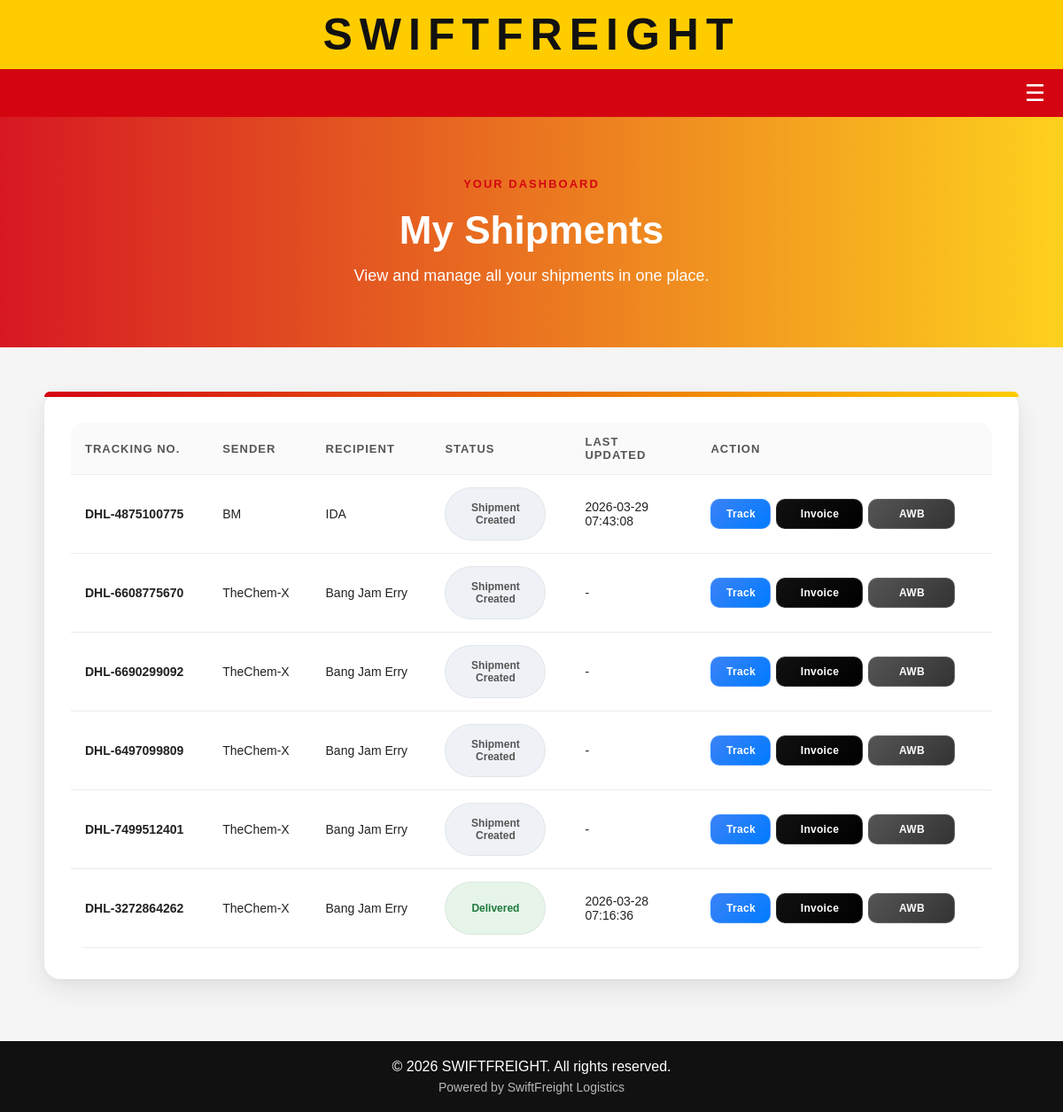
Page /my-shipments (signed in) on the committed database.
### tables this page shows
CREATE TABLE bookings (
            id INTEGER PRIMARY KEY AUTOINCREMENT,
            sender_name TEXT NOT NULL,
            sender_phone TEXT NOT NULL,
            recipient_name TEXT NOT NULL,
            recipient_phone TEXT NOT NULL,
            address TEXT NOT NULL,
            weight REAL NOT NULL,
            dimensions TEXT NOT NULL,
            service_type TEXT NOT NULL,
            tracking_number TEXT NOT NULL
        , status TEXT DEFAULT 'Shipment Created', current_location TEXT DEFAULT 'Pending Pickup', updated_at TEXT DEFAULT '', email TEXT);

### app.py (the view)
@app.route("/my-shipments")
def my_shipments():
    if not session.get("user_logged_in"):
        return redirect(url_for("user_login"))
    user_email = session.get("user_email", "").strip().lower()
    conn = sqlite3.connect("shipping.db")
    c = conn.cursor()
    c.execute("""
        SELECT tracking_number, sender_name, recipient_name, status, updated_at
        FROM bookings
        WHERE LOWER(TRIM(COALESCE(email, ''))) = ?
        ORDER BY id DESC
    """, (user_email,))
    shipments = c.fetchall()
    conn.close()
    return render_template(
        "my_shipments.html",
        shipments=shipments,
        title=read_text_file("settings.txt", "SWIFTFREIGHT")
    )

### app.py (called while the page is built)
def read_text_file(filename, default_value):
    try:
        with open(filename, "r", encoding="utf-8") as f:
            return f.read().strip()
    except:
        return default_value

### templates/my_shipments.html (shortened to what this page needs)
<!DOCTYPE html>
<html>
<head>
    <link rel="stylesheet" href="{{ url_for('static', filename='style.css') }}">
    <link rel="stylesheet" href="https://cdnjs.cloudflare.com/ajax/libs/font-awesome/6.5.0/css/all.min.css">
</head>
<body>
<header class="top-header">
    <div class="header-inner">
        <div class="title-wrap">
            <h1>{{ title if title else 'SWIFTFREIGHT' }}</h1>
        </div>
        <div class="header-space"></div>
    </div>
</header>
<nav class="top-nav">
    <div class="nav-right">
        <div class="hamburger" onclick="toggleMenu()">☰</div>
    </div>
</nav>
<section class="booking-hero">
    <div class="booking-hero-overlay">
        <div class="booking-hero-content">
            <span class="section-tag">YOUR DASHBOARD</span>
            <h2>My Shipments</h2>
            <p>View and manage all your shipments in one place.</p>
        </div>
    </div>
</section>
<section class="booking-section">
    <div class="booking-card">
        <div class="booking-card-top-line"></div>
        {% if shipments %}
            <div class="bookings-table-wrap">
                <table class="bookings-table">
                    <thead>
                        <tr>
                            <th>Tracking No.</th>
                            <th>Sender</th>
                            <th>Recipient</th>
                            <th>Status</th>
                            <th>Last Updated</th>
                            <th>Action</th>
                        </tr>
                    </thead>
                    <tbody>
                        {% for s in shipments %}
                            <tr>
                                <td><strong>{{ s[0] }}</strong></td>
                                <td>{{ s[1] }}</td>
                                <td>{{ s[2] }}</td>
                                <td>
                                    {% set current_status = s[3] if s[3] else "Shipment Created" %}
                                    <span class="
                                        table-status
                                        {% if current_status == 'Delivered' %}
                                            status-delivered
                                        {% elif current_status in ['Picked Up', 'At Sorting Hub', 'In Transit', 'Arrived at Destination Hub', 'Out for Delivery'] %}
                                            status-transit
                                        {% else %}
                                            status-created
                                        {% endif %}
                                    ">
                                        {{ current_status }}
                                    </span>
                                </td>
                                <td>{{ s[4] if s[4] else "-" }}</td>
                                <td>
                                    <div class="action-group">
                                        <form action="/track" method="POST" style="display:inline;">
                                            <button type="submit" class="small-action-btn action-pdf">Track</button>
                                        </form>
                                        <a href="/invoice/{{ s[0] }}" target="_blank" class="small-action-btn action-invoice">
                                            Invoice
                                        </a>
                                        <a href="/awb/{{ s[0] }}" target="_blank" class="small-action-btn action-awb">
                                            AWB
                                        </a>
                                    </div>
                                </td>
                            </tr>
                        {% endfor %}
                    </tbody>
                </table>
            </div>
        {% else %}
            <div class="shipment-info-card">
                <h4>No shipments yet</h4>
                <p>You have not created any shipment bookings yet.</p>
            </div>
        {% endif %}
    </div>
</section>
<footer class="footer">
    <p>© 2026 {{ title if title else 'SWIFTFREIGHT' }}. All rights reserved.</p>
    <p style="font-size:14px; opacity:0.7;">Powered by SwiftFreight Logistics</p>
</footer>
</body>
</html>

### static/style.css (style rules this page uses)
html, body { margin: 0; padding: 0; overflow-x: hidden; }
body { font-family: Arial, sans-serif; margin: 0; background-color: #f5f5f5; color: #222; }
.top-header { background: #ffcc00; padding: 10px 25px; }
.header-inner { max-width: 1400px; margin: 0 auto; display: grid; grid-template-columns: 220px 1fr 220px; align-items: center; }
.title-wrap { text-align: center; }
.title-wrap h1 { margin: 0; font-size: 50px; font-weight: 800; color: #111; letter-spacing: 8px; text-transform: uppercase; }
.header-space { height: 1px; }
.section-tag { display: inline-block; font-size: 13px; font-weight: 700; letter-spacing: 2px; color: #d40511; margin-bottom: 10px; }
.footer { background: #111; color: white; text-align: center; padding: 14px 16px; margin-top: 0; }
.footer p { margin: 6px 0; }
button { background-color: #d40511; color: white; border: none; padding: 12px 22px; border-radius: 8px; font-weight: bold; cursor: pointer; }
.booking-hero { min-height: 260px; background: linear-gradient(to right, rgba(212, 5, 17, 0.92), rgba(255, 204, 0, 0.88)); display: flex; align-items: center; justify-content: center; }
.booking-hero-overlay { width: 100%; padding: 50px 20px; text-align: center; box-sizing: border-box; }
.booking-hero-content { max-width: 900px; margin: 0 auto; color: white; }
.booking-hero-content h2 { font-size: 44px; margin: 10px 0 12px; }
.booking-hero-content p { font-size: 18px; margin: 0; line-height: 1.6; }
.booking-section { max-width: 1100px; margin: 50px auto 70px; padding: 0 20px; }
.booking-card { background: white; border-radius: 18px; padding: 35px 30px; box-shadow: 0 12px 30px rgba(0, 0, 0, 0.08), 0 2px 8px rgba(0, 0, 0, 0.04); position: relative; }
.booking-card-top-line { position: absolute; top: 0; left: 0; width: 100%; height: 6px; background: linear-gradient(to right, #d40511, #ffcc00); border-radius: 18px 18px 0 0; }
.bookings-table-wrap { overflow-x: auto; }
.bookings-table { width: 100%; border-collapse: collapse; min-width: 1000px; background: white; border-radius: 16px; overflow: hidden; }
.bookings-table th, .bookings-table td { text-align: left; padding: 14px 16px; border-bottom: 1px solid #ececec; font-size: 14px; vertical-align: middle; }
.bookings-table th { background: #fafafa; color: #555; font-size: 13px; text-transform: uppercase; letter-spacing: 1px; }
.bookings-table tr { transition: all 0.2s ease; }
.bookings-table td { word-break: break-word; }
.bookings-table td:nth-child(5), .bookings-table th:nth-child(5) { width: 110px; }
.bookings-table td:last-child { min-width: 230px; }
.table-status { display: inline-flex; align-items: center; justify-content: center; width: 92px; min-height: 42px; padding: 8px 10px; border-radius: 999px; font-size: 12px; font-weight: 700; text-align: center; line-height: 1.2; white-space: normal; word-break: break-word; overflow-wrap: break-word; backdrop-filter: blur(6px); border: 1px solid rgba(0, 0, 0, 0.05); }
.status-delivered { background: #e6f4ea; color: #1f7a3d; }
.status-created { background: #eef2f7; color: #555; }
.action-group { display: flex; flex-wrap: wrap; gap: 6px; align-items: center; min-width: 210px; }
.small-action-btn { display: inline-flex; align-items: center; justify-content: center; min-width: 68px; padding: 9px 14px; border-radius: 10px; font-size: 12px; font-weight: 700; letter-spacing: 0.3px; text-decoration: none; color: white; background: linear-gradient(to bottom, rgba(255,255,255,0.08), rgba(0,0,0,0.1)); backdrop-filter: blur(6px); border: 1px solid rgba(255,255,255,0.15); transition: all 0.25s ease; }
.action-pdf { background: linear-gradient(135deg, #3b82f6, #007bff); }
.action-invoice { background: linear-gradient(135deg, #111, #000); }
.action-awb { background: linear-gradient(135deg, #555, #333); }
.top-nav { display: flex; justify-content: flex-end; align-items: center; padding: 14px 20px; background: #d40511; color: white; }
.hamburger { font-size: 26px; cursor: pointer; line-height: 1; }

### rows in the picture
bookings: tracking_number "DHL-4875100775", sender_name "BM", recipient_name "IDA", status "Shipment Created", updated_at "2026-03-29 07:43:08"
bookings: tracking_number "DHL-6608775670", sender_name "TheChem-X", recipient_name "Bang Jam Erry", status "Shipment Created", updated_at "-"
bookings: tracking_number "DHL-6690299092", sender_name "TheChem-X", recipient_name "Bang Jam Erry", status "Shipment Created", updated_at "-"
bookings: tracking_number "DHL-6497099809", sender_name "TheChem-X", recipient_name "Bang Jam Erry", status "Shipment Created", updated_at "-"
bookings: tracking_number "DHL-7499512401", sender_name "TheChem-X", recipient_name "Bang Jam Erry", status "Shipment Created", updated_at "-"
bookings: tracking_number "DHL-3272864262", sender_name "TheChem-X", recipient_name "Bang Jam Erry", status "Delivered", updated_at "2026-03-28 07:16:36"

### other values in the picture
{{ title if title else 'SWIFTFREIGHT' }} "SWIFTFREIGHT"
